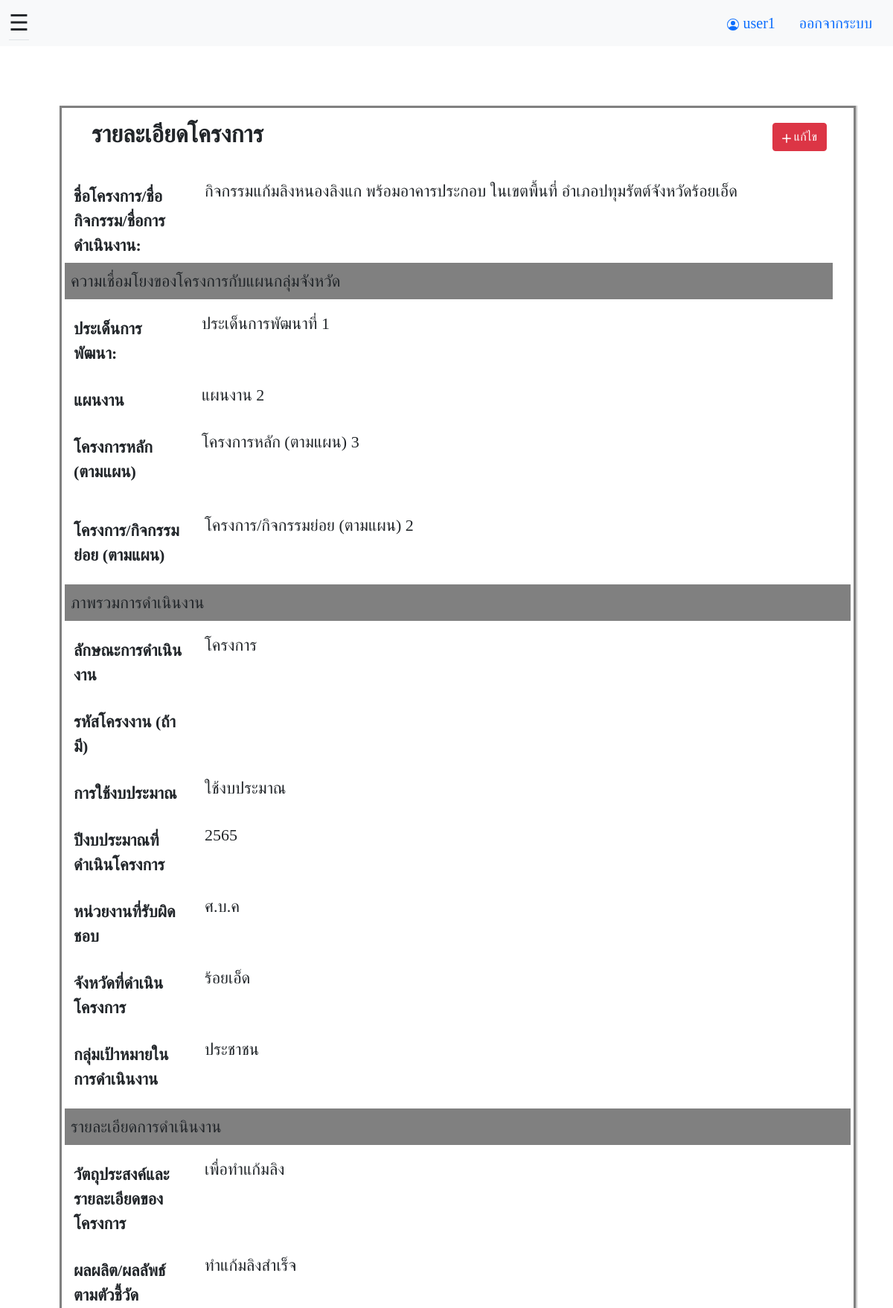
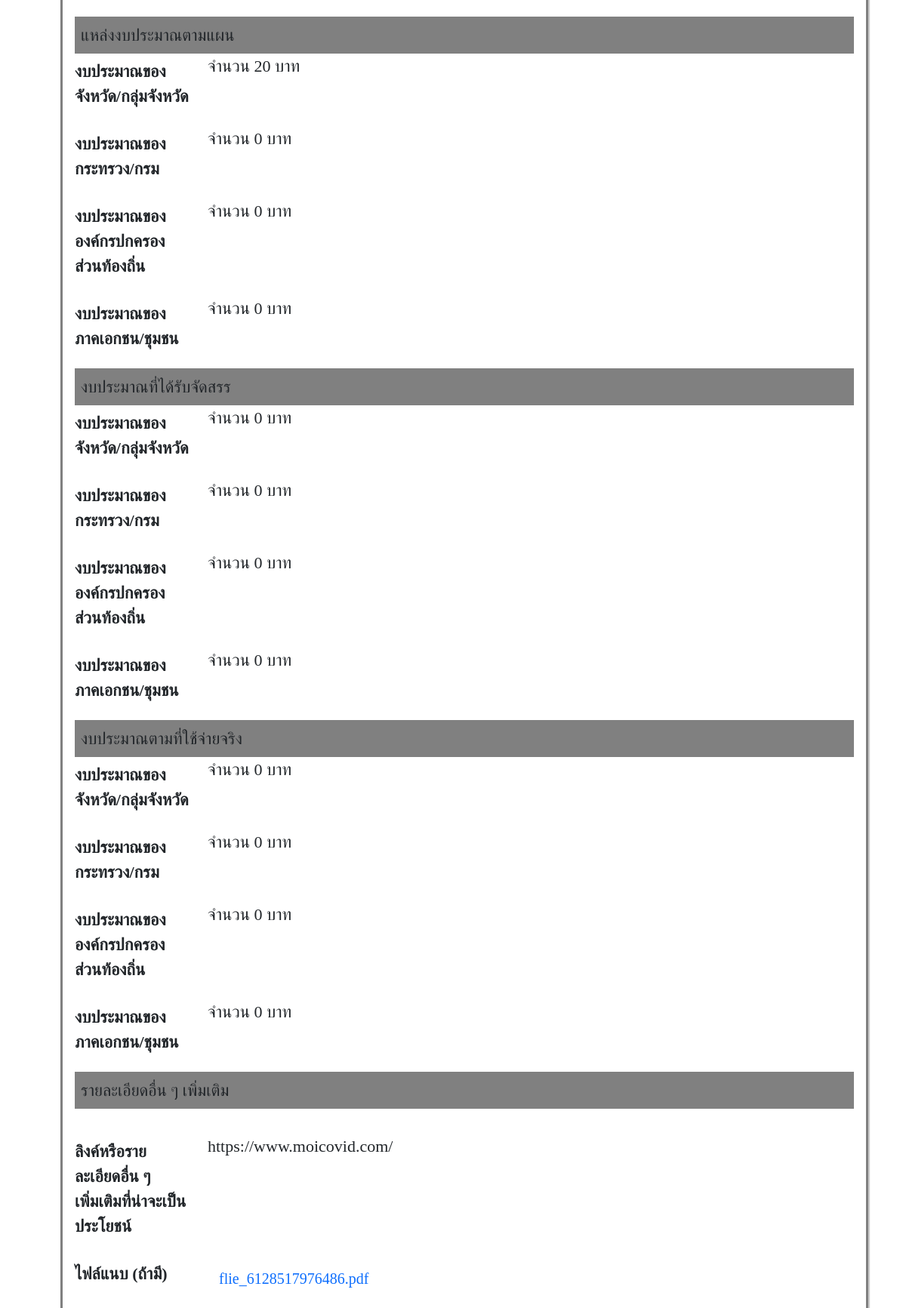
/index/detail.php?project_id=14 (signed in), run on an earlier commit of the app's database (2 pictures, top to bottom).
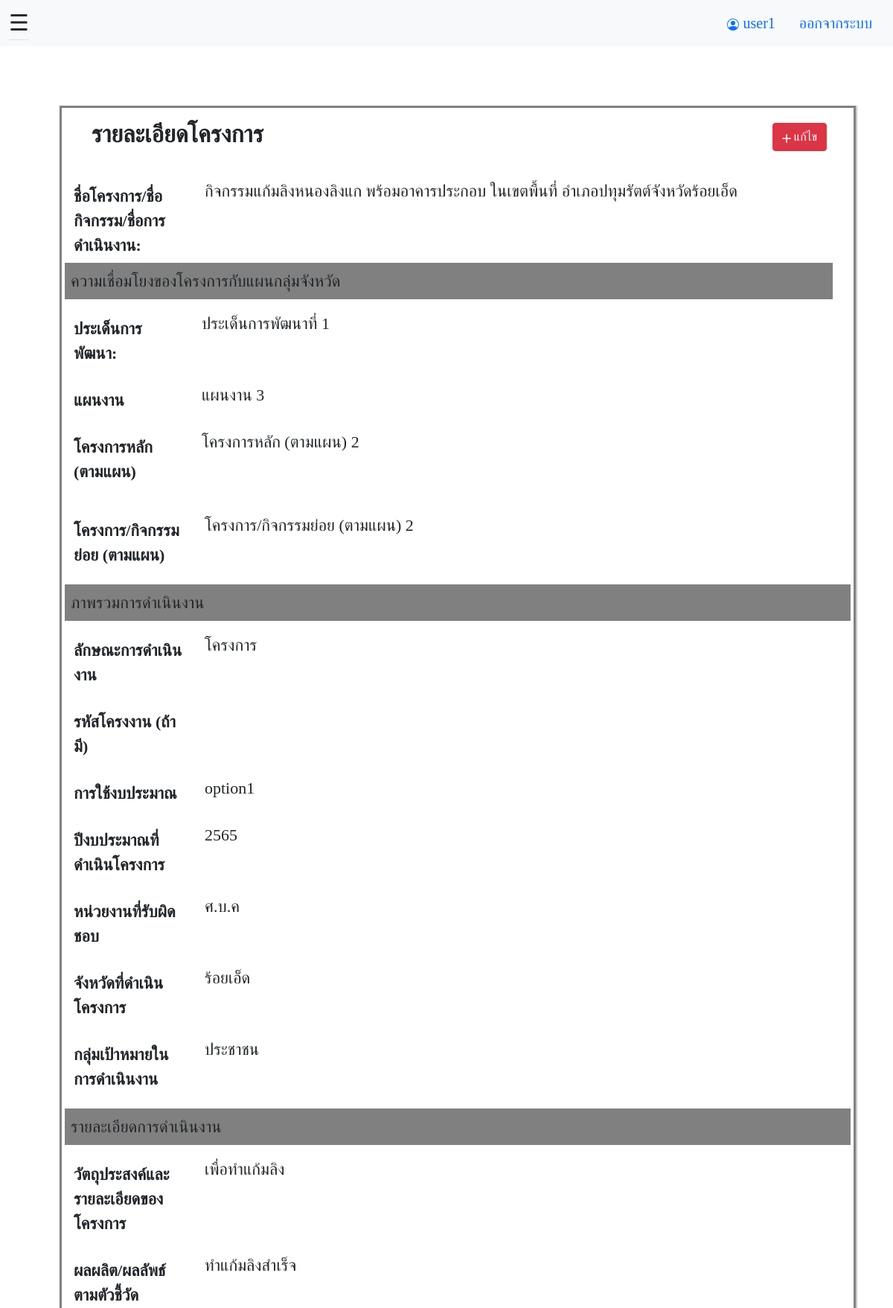
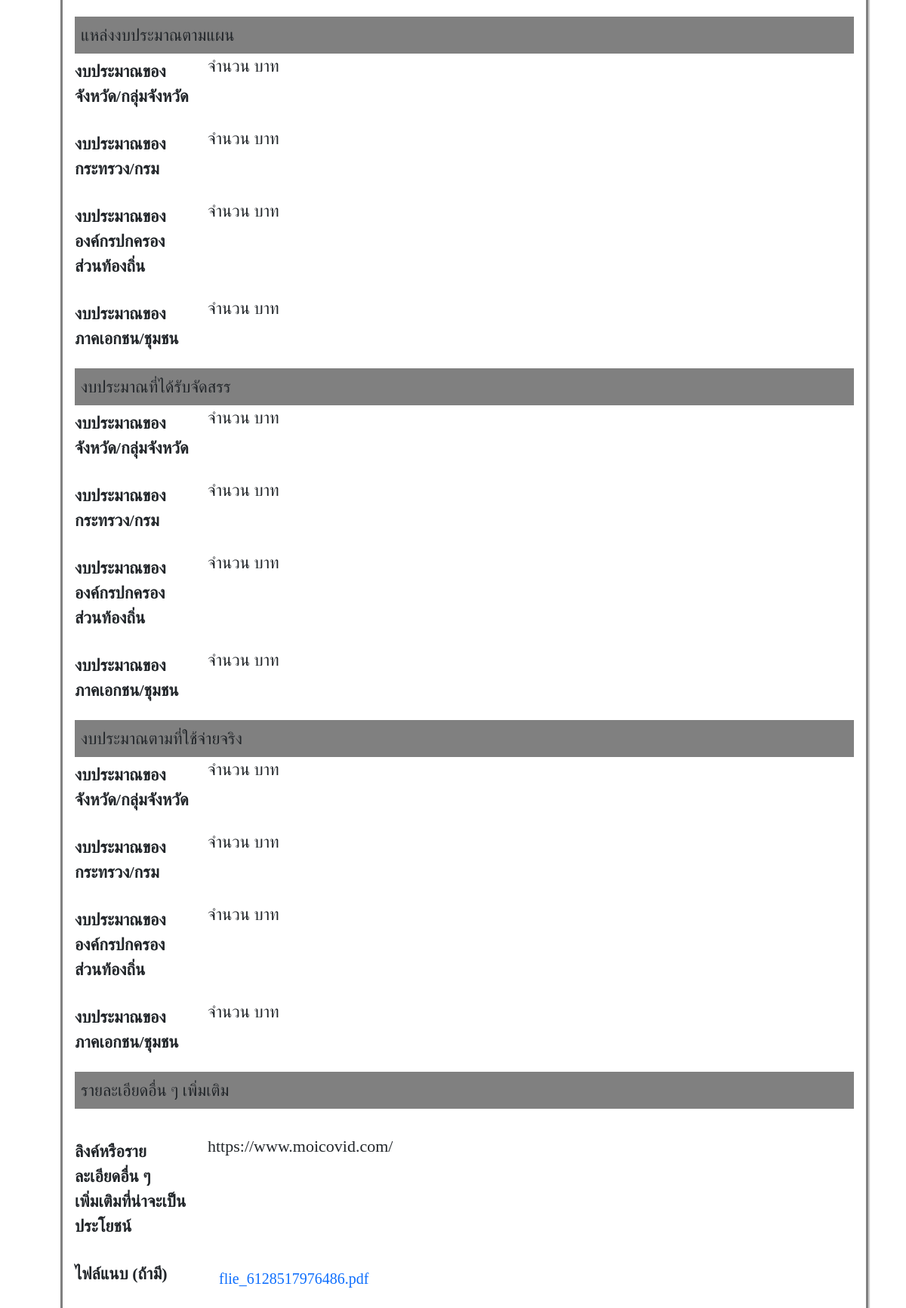
And on a later commit of the database (2 pictures, top to bottom).
### tables this page shows
CREATE TABLE `project` (
  `project_id` int(11) NOT NULL,
  `project_name` varchar(100) NOT NULL,
  `development_subject` varchar(200) NOT NULL,
  `project_roadmap` varchar(100) NOT NULL,
  `project_main` varchar(100) NOT NULL,
  `project_sub` varchar(100) NOT NULL,
  `operation_type` varchar(200) NOT NULL,
  `project_code` varchar(100) NOT NULL,
  `use_budget` varchar(200) NOT NULL,
  `budget_year` varchar(200) NOT NULL,
  `institution` varchar(100) NOT NULL,
  `province` varchar(100) NOT NULL,
  `target_user` varchar(100) NOT NULL,
  `project_objective` varchar(200) NOT NULL,
  `project_result` varchar(200) NOT NULL,
  `project_additional` varchar(200) NOT NULL,
  `budget_province_plan` int(11) DEFAULT NULL,
  `budget_province_receive` int(11) DEFAULT NULL,
  `budget_province_use` int(11) DEFAULT NULL,
  `budget_department_plan` int(11) DEFAULT NULL,
  `budget_department_receive` int(11) DEFAULT NULL,
  `budget_department_use` int(11) DEFAULT NULL,
  `budget_local_plan` int(11) DEFAULT NULL,
  `budget_local_receive` int(11) DEFAULT NULL,
  `budget_local_use` int(11) DEFAULT NULL,
  `budget_private_plan` int(11) DEFAULT NULL,
  `budget_private_receive` int(11) DEFAULT NULL,
  `budget_private_use` int(11) DEFAULT NULL,
  `user_id` int(11) NOT NULL,
  `file_path` varchar(200) NOT NULL
);

### index/detail.php (the view, shortened to what this page needs)
<!DOCTYPE html>
<html lang="en">
<head>
  <?php include "../connect.php" ?>
</head>
<body>
  <?php
  $stmt = $pdo->prepare("SELECT * FROM project where project_id = ?");
  $stmt->bindParam(1, $_GET["project_id"]);
  $stmt->execute();
  ?>
  <header>
    <nav class="navbar navbar-expand-lg navbar-light bg-light">
      <div class="container-fluid">
        <ul class="nav nav-tabs">
          <li class="nav-item">
            <span clss="marginle" style="font-size:30px;cursor:pointer" onclick="openNav()">&#9776; </span>
          </li>
        </ul>
        <ul class="nav justify-content-end">
        <li class="nav-item">
              <a class=nav-link active aria-current="page"> <?php echo $_COOKIE["user_name"]; ?></a>
        </li>
          <li class="nav-item">
            <a class="nav-link active" aria-current="page" href="../login/index.php">ออกจากระบบ</a>
          </li>
        </ul>
  </header>
  <?php $row = $stmt->fetch()  ?>
  <div id="main" class="main bd-main order-1">
    <div class="bd-intro ps-lg-4">
      <div class="d-md-flex flex-md-row-reverse align-items-center justify-content-between">
        <a class="btn btn-danger" href="edit_project.php?project_id=<?= $row["project_id"] ?>" title="edit" rel="noopener" style="margin-right: 20px;"><svg xmlns="http://www.w3.org/2000/svg" width="12" height="12" fill="currentColor" class="bi bi-plus-lg" viewBox="0 0 16 16">
            <path d="M8 0a1 1 0 0 1 1 1v6h6a1 1 0 1 1 0 2H9v6a1 1 0 1 1-2 0V9H1a1 1 0 0 1 0-2h6V1a1 1 0 0 1 1-1z" />
          </svg> แก้ไข </a>
        <h2 class="bd-title" id="content" style="font-weight: bold;">รายละเอียดโครงการ</h2>
      </div>
    </div>
    <br>
    <div class="w-100 bd-highlight">
      <div class="row mb-3">
        <label for="project_code" class="col-sm-2 col-form-label" style="font-weight: bold;">ชื่อโครงการ/ชื่อกิจกรรม/ชื่อการดำเนินงาน:</label>
        <div class="col-sm-10">
          <?= $row["project_name"] ?>
        </div>
        <div class="row mb-3">
          <div class="-flex p-2 bd-highlight" style="background-color: gray;">
            <label>ความเชื่อมโยงของโครงการกับแผนกลุ่มจังหวัด
            </label>
          </div>
        </div>
        <div class="row mb-3">
          <label for="project_code" class="col-sm-2 col-form-label" style="font-weight: bold;">ประเด็นการพัฒนา: </label>
          <div class="col-sm-10">
            <?= $row["development_subject"] ?>
          </div>
        </div>
        <div class="row mb-3">
          <label for="project_code" class="col-sm-2 col-form-label" style="font-weight: bold;">แผนงาน</label>
          <div class="col-sm-10">
            <?= $row["project_roadmap"] ?>
          </div>
        </div>
        <div class="row mb-3">
          <label for="project_code" class="col-sm-2 col-form-label" style="font-weight: bold;">โครงการหลัก (ตามแผน)</label>
          <div class="col-sm-10">
            <?= $row["project_main"] ?>
          </div>
        </div>
      </div>
      <div class="row mb-3">
        <label for="project_code" class="col-sm-2 col-form-label" style="font-weight: bold;">โครงการ/กิจกรรมย่อย (ตามแผน)</label>
        <div class="col-sm-10">
          <?= $row["project_sub"] ?>
        </div>
      </div>
      <div class="row mb-3">
        <div class="-flex p-2 bd-highlight" style="background-color: gray;">
          <label>ภาพรวมการดำเนินงาน</label>
        </div>
      </div>
      <div class="row mb-3">
        <label for="project_code" class="col-sm-2 col-form-label" style="font-weight: bold;">ลักษณะการดำเนินงาน</label>
        <div class="col-sm-10">
          <?= $row["operation_type"] ?>
        </div>
      </div>
      <div class="row mb-3">
        <label for="project_code" class="col-sm-2 col-form-label" style="font-weight: bold;">รหัสโครงงาน (ถ้ามี)</label>
        <div class="col-sm-10">
        </div>
      </div>
      <div class="row mb-3">
        <label for="project_code" class="col-sm-2 col-form-label" style="font-weight: bold;">การใช้งบประมาณ</label>
        <div class="col-sm-10">
          <?= $row["use_budget"] ?>
        </div>
      </div>
      <div class="row mb-3">
        <label for="project_code" class="col-sm-2 col-form-label" style="font-weight: bold;">ปีงบประมาณที่ดำเนินโครงการ</label>
        <div class="col-sm-10">
          <?= $row["budget_year"] ?>
        </div>
      </div>
      <div class="row mb-3">
        <label for="project_code" class="col-sm-2 col-form-label" style="font-weight: bold;">หน่วยงานที่รับผิดชอบ</label>
        <div class="col-sm-10">
          <?= $row["institution"] ?>
        </div>
      </div>
      <div class="row mb-3">
        <label for="project_code" class="col-sm-2 col-form-label" style="font-weight: bold;">จังหวัดที่ดำเนินโครงการ</label>
        <div class="col-sm-10">
          <?= $row["province"] ?>
        </div>
      </div>
      <div class="row mb-3">
        <label for="project_code" class="col-sm-2 col-form-label" style="font-weight: bold;">กลุ่มเป้าหมายในการดำเนินงาน</label>
        <div class="col-sm-10">
          <?= $row["target_user"] ?>
        </div>
      </div>
      <div class="row mb-3">
        <div class="-flex p-2 bd-highlight" style="background-color: gray;">
          <label>รายละเอียดการดำเนินงาน</label>
        </div>
      </div>
      <div class="row mb-3">
        <label for="project_code" class="col-sm-2 col-form-label" style="font-weight: bold;">วัตถุประสงค์และรายละเอียดของโครงการ</label>
        <div class="col-sm-10">
          <?= $row["project_objective"] ?>
        </div>
      </div>
      <div class="row mb-3">
        <label for="project_code" class="col-sm-2 col-form-label" style="font-weight: bold;">ผลผลิต/ผลลัพธ์ ตามตัวชี้วัด</label>
        <div class="col-sm-10">
          <?= $row["project_result"] ?>
        </div>
      </div>
      <div>
        <div class="-flex p-2 bd-highlight" style="background-color: gray;">
          <label>แหล่งงบประมาณตามแผน</label>
        </div>
        <div class="row mb-3">
          <label for="project_code" class="col-sm-2 col-form-label" style="font-weight: bold;">งบประมาณของจังหวัด/กลุ่มจังหวัด</label>
          <div class="col-sm-10">
            จำนวน <?= $row["budget_province_plan"] ?> บาท
          </div>
        </div>
        <div class="row mb-3">
          <label for="project_code" class="col-sm-2 col-form-label" style="font-weight: bold;">งบประมาณของกระทรวง/กรม</label>
          <div class="col-sm-10">
            จำนวน <?= $row["budget_department_plan"] ?> บาท
          </div>
        </div>
        <div class="row mb-3">
          <label for="project_code" class="col-sm-2 col-form-label" style="font-weight: bold;">งบประมาณขององค์กรปกครองส่วนท้องถิ่น</label>
          <div class="col-sm-10">
            จำนวน <?= $row["budget_local_plan"] ?> บาท
          </div>
        </div>
        <div class="row mb-3">
          <label for="project_code" class="col-sm-2 col-form-label" style="font-weight: bold;">งบประมาณของภาคเอกชน/ชุมชน</label>
          <div class="col-sm-10">
            จำนวน <?= $row["budget_private_plan"] ?> บาท
          </div>
        </div>
        <div class="-flex p-2 bd-highlight" style="background-color: gray;">
          <label>งบประมาณที่ได้รับจัดสรร</label>
        </div>
        <div class="row mb-3">
          <label for="project_code" class="col-sm-2 col-form-label" style="font-weight: bold;">งบประมาณของจังหวัด/กลุ่มจังหวัด</label>
          <div class="col-sm-10">
            จำนวน <?= $row["budget_province_receive"] ?> บาท
          </div>
        </div>
        <div class="row mb-3">
          <label for="project_code" class="col-sm-2 col-form-label" style="font-weight: bold;">งบประมาณของกระทรวง/กรม</label>
          <div class="col-sm-10">
            จำนวน <?= $row["budget_department_receive"] ?> บาท
          </div>
        </div>
        <div class="row mb-3">
          <label for="project_code" class="col-sm-2 col-form-label" style="font-weight: bold;">งบประมาณขององค์กรปกครองส่วนท้องถิ่น</label>
          <div class="col-sm-10">
            จำนวน <?= $row["budget_local_receive"] ?> บาท
          </div>
        </div>
        <div class="row mb-3">
          <label for="project_code" class="col-sm-2 col-form-label" style="font-weight: bold;">งบประมาณของภาคเอกชน/ชุมชน</label>
          <div class="col-sm-10">
            จำนวน <?= $row["budget_private_receive"] ?> บาท
          </div>
        </div>
        <div class="-flex p-2 bd-highlight" style="background-color: gray;">
          <label>งบประมาณตามที่ใช้จ่ายจริง</label>
        </div>
        <div class="row mb-3">
          <label for="project_code" class="col-sm-2 col-form-label" style="font-weight: bold;">งบประมาณของจังหวัด/กลุ่มจังหวัด</label>
          <div class="col-sm-10">
            จำนวน <?= $row["budget_province_use"] ?> บาท
          </div>
        </div>
        <div class="row mb-3">
          <label for="project_code" class="col-sm-2 col-form-label" style="font-weight: bold;">งบประมาณของกระทรวง/กรม</label>
          <div class="col-sm-10">
            จำนวน <?= $row["budget_department_use"] ?> บาท
          </div>
        </div>
        <div class="row mb-3">
          <label for="project_code" class="col-sm-2 col-form-label" style="font-weight: bold;">งบประมาณขององค์กรปกครองส่วนท้องถิ่น</label>
          <div class="col-sm-10">
            จำนวน <?= $row["budget_local_use"] ?> บาท
          </div>
        </div>
        <div class="row mb-3">
          <label for="project_code" class="col-sm-2 col-form-label" style="font-weight: bold;">งบประมาณของภาคเอกชน/ชุมชน</label>
          <div class="col-sm-10">
            จำนวน <?= $row["budget_private_use"] ?> บาท
          </div>
        </div>
        <div class="-flex p-2 bd-highlight" style="background-color: gray;">
          <label>รายละเอียดอื่น ๆ เพิ่มเติม</label>
        </div><br>
        <div class="row mb-3">
          <label for="project_code" class="col-sm-2 col-form-label" style="font-weight: bold;">ลิงค์หรือรายละเอียดอื่น ๆ <br>เพิ่มเติมที่น่าจะเป็นประโยชน์</label>
          <div class="col-sm-10">
            <?= $row["project_additional"] ?>
          </div>
        </div>
        <div class="row mb-3">
          <label for="project_code" class="col-sm-2 col-form-label" style="font-weight: bold;">ไฟล์แนบ (ถ้ามี)</label>
          <div class="col-sm-10">
            <a class="text-primary decoration-none" href= "upload_file/<?= $row["file_path"] ?>" ><?= $row["file_path"] ?></a>
          </div>
        </div>
      </div>
    </div>
</body>
</html>

### connect.php (shortened to what this page needs)
<!DOCTYPE html>
<html lang="en">
<head>
    <link href="../bootstrap-5.1.0-dist/css/bootstrap.min.css" rel="stylesheet">
    <link href="/web_project/index/StyleIndex.css" rel="stylesheet">
    <link href="web_project\dashboard\Style.css" rel="stylesheet">
</head>
<body>
</body>
</html>
<html>
<body></body>
</html>

### index/StyleIndex.css (style rules this page uses)
body { font-family: myFirstFont; font-size: 22px; margin-top: 0px; width: auto; margin-left: auto; margin-right: auto; }
div.main { margin-top: 80px; margin-left: 80px; margin-right: 50px; width: auto; position: relative; height: fit-content; border: 3px solid gray; box-shadow: 1px 1px 1px 1px #ccc; }
div a { text-decoration: none; color: white; font-size: 20px; padding: 15px; display:inline-block; }
ul { display: inline; margin: 0; padding: 0; }
ul li { display: inline-block; }
#main { transition: margin-left .5s; padding: 16px; }

What changed in the data, as far as the page shows it:
changed project "ประเด็นการพัฒนาที่ 1": project_roadmap "แผนงาน 2" → "แผนงาน 3"; project_main "โครงการหลัก (ตามแผน) 3" → "โครงการหลัก (ตามแผน) 2"; use_budget "ใช้งบประมาณ" → "option1"; budget_province_plan "20" → (not shown); budget_department_plan "0" → (not shown); budget_local_plan "0" → (not shown); budget_private_plan "0" → (not shown); budget_province_receive "0" → (not shown); budget_department_receive "0" → (not shown); budget_local_receive "0" → (not shown); budget_private_receive "0" → (not shown); budget_province_use "0" → (not shown); budget_department_use "0" → (not shown); budget_local_use "0" → (not shown); budget_private_use "0" → (not shown)
